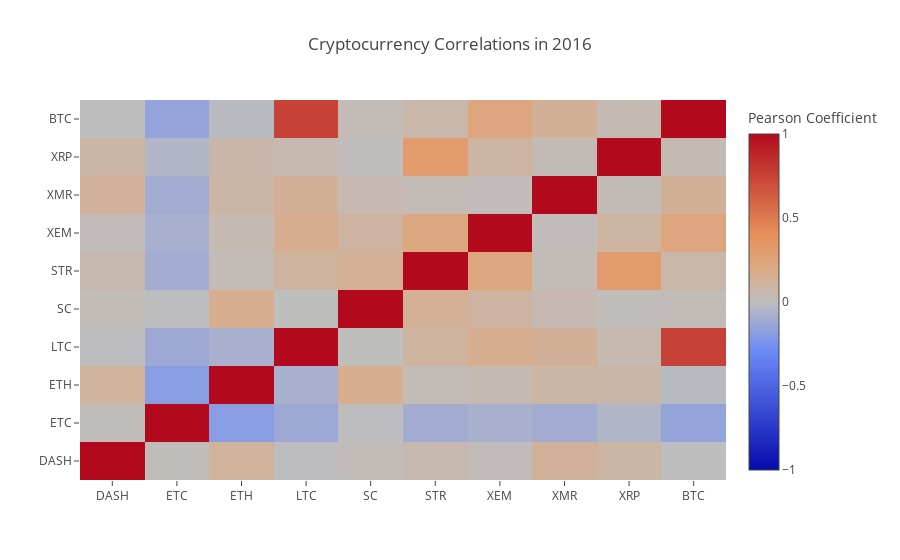
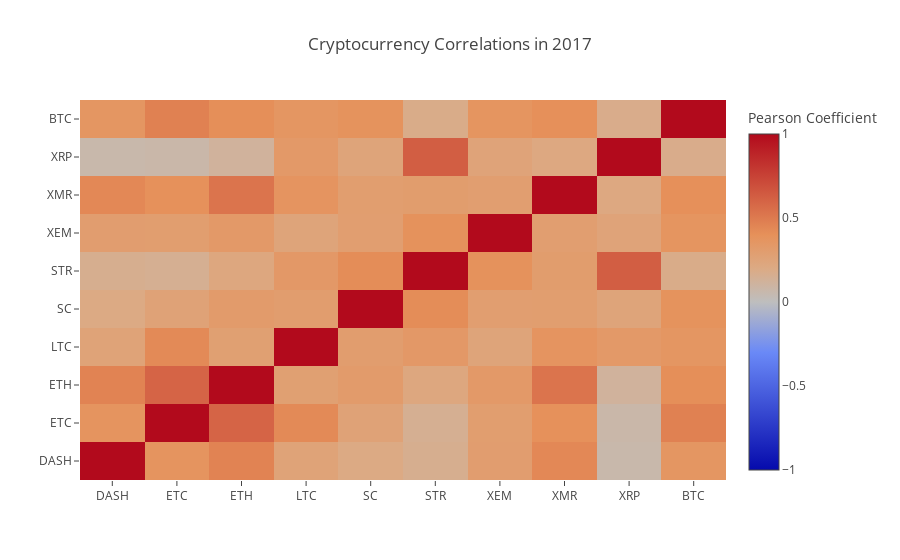

The notebook cell saved with these charts, in order:
### Code cell
def correlation_heatmap(df, title, absolute_bounds=True):
    '''Plot a correlation heatmap for the entire dataframe'''
    heatmap = go.Heatmap(
        z=df.corr(method='pearson').as_matrix(),
        x=df.columns,
        y=df.columns,
        colorbar=dict(title='Pearson Coefficient'),
    )
    
    layout = go.Layout(title=title)
    
    if absolute_bounds:
        heatmap['zmax'] = 1.0
        heatmap['zmin'] = -1.0
        
    fig = go.Figure(data=[heatmap], layout=layout)
    py.iplot(fig)

correlation_heatmap(combined_df_2016.pct_change(), "Cryptocurrency Correlations in 2016")
correlation_heatmap(combined_df_2017.pct_change(), "Cryptocurrency Correlations in 2017")

### Figure 1 — Plotly figure (JSON) as saved in the notebook; plotly's stock layout.template omitted (floating-point values rounded to 4 significant figures)
{"data": [{"colorbar": {"title": "Pearson Coefficient"}, "type": "heatmap", "x": ["DASH", "ETC", "ETH", "LTC", "SC", "STR", "XEM", "XMR", "XRP", "BTC"], "y": ["DASH", "ETC", "ETH", "LTC", "SC", "STR", "XEM", "XMR", "XRP", "BTC"], "z": [[1, 0.01608, 0.1137, -0.00526, 0.02072, 0.05502, 0.01725, 0.126, 0.0885, -0.0009446], [0.01608, 1, -0.1882, -0.1182, -0.004343, -0.1004, -0.07842, -0.1004, -0.04612, -0.1493], [0.1137, -0.1882, 1, -0.08007, 0.1637, 0.02577, 0.04063, 0.08437, 0.07516, -0.02131], [-0.00526, -0.1182, -0.08007, 1, 0.003077, 0.1072, 0.1633, 0.1351, 0.05135, 0.7527], [0.02072, -0.004343, 0.1637, 0.003077, 1, 0.1384, 0.1037, 0.04567, 0.01483, 0.02513], [0.05502, -0.1004, 0.02577, 0.1072, 0.1384, 1, 0.2248, 0.02803, 0.3164, 0.07397], [0.01725, -0.07842, 0.04063, 0.1633, 0.1037, 0.2248, 1, 0.01872, 0.1017, 0.2304], [0.126, -0.1004, 0.08437, 0.1351, 0.04567, 0.02803, 0.01872, 1, 0.02932, 0.1358], [0.0885, -0.04612, 0.07516, 0.05135, 0.01483, 0.3164, 0.1017, 0.02932, 1, 0.04494], [-0.0009446, -0.1493, -0.02131, 0.7527, 0.02513, 0.07397, 0.2304, 0.1358, 0.04494, 1]], "zmax": 1, "zmin": -1}], "layout": {"title": "Cryptocurrency Correlations in 2016"}}

### Figure 2 — Plotly figure (JSON) as saved in the notebook; plotly's stock layout.template omitted (floating-point values rounded to 4 significant figures)
{"data": [{"colorbar": {"title": "Pearson Coefficient"}, "type": "heatmap", "x": ["DASH", "ETC", "ETH", "LTC", "SC", "STR", "XEM", "XMR", "XRP", "BTC"], "y": ["DASH", "ETC", "ETH", "LTC", "SC", "STR", "XEM", "XMR", "XRP", "BTC"], "z": [[1, 0.377, 0.4633, 0.2591, 0.2018, 0.161, 0.3012, 0.4382, 0.06452, 0.3603], [0.377, 1, 0.5983, 0.4292, 0.2607, 0.1529, 0.2997, 0.3965, 0.07259, 0.4732], [0.4633, 0.5983, 1, 0.2838, 0.3214, 0.2244, 0.3343, 0.5289, 0.1189, 0.4092], [0.2591, 0.4292, 0.2838, 1, 0.3027, 0.3403, 0.25, 0.3734, 0.3336, 0.363], [0.2018, 0.2607, 0.3214, 0.3027, 1, 0.4186, 0.2971, 0.2987, 0.2454, 0.3844], [0.161, 0.1529, 0.2244, 0.3403, 0.4186, 1, 0.3896, 0.3076, 0.6253, 0.1814], [0.3012, 0.2997, 0.3343, 0.25, 0.2971, 0.3896, 1, 0.293, 0.2538, 0.3706], [0.4382, 0.3965, 0.5289, 0.3734, 0.2987, 0.3076, 0.293, 1, 0.2157, 0.4023], [0.06452, 0.07259, 0.1189, 0.3336, 0.2454, 0.6253, 0.2538, 0.2157, 1, 0.1772], [0.3603, 0.4732, 0.4092, 0.363, 0.3844, 0.1814, 0.3706, 0.4023, 0.1772, 1]], "zmax": 1, "zmin": -1}], "layout": {"title": "Cryptocurrency Correlations in 2017"}}
